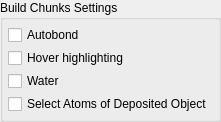
            <widget class="QGroupBox" name="buildmode_groupbox" >
             <property name="title" >
              <string>Build Chunks Settings</string>
             </property>
             <layout class="QVBoxLayout" >
              <property name="margin" >
               <number>5</number>
              </property>
              <property name="spacing" >
               <number>3</number>
              </property>
              <item>
               <widget class="QCheckBox" name="autobond_checkbox" >
                <property name="toolTip" >
                 <string>Build mode's default setting for Autobonding at startup (enabled/disabled)</string>
                </property>
                <property name="text" >
                 <string>Autobond</string>
                </property>
               </widget>
              </item>
              <item>
               <widget class="QCheckBox" name="buildmode_highlighting_checkbox" >
                <property name="toolTip" >
                 <string>Build mode's default setting for Highlighting at startup (enabled/disabled)</string>
                </property>
                <property name="text" >
                 <string>Hover highlighting</string>
                </property>
               </widget>
              </item>
              <item>
               <widget class="QCheckBox" name="water_checkbox" >
                <property name="toolTip" >
                 <string>Build mode's default setting for Water at startup (enabled/disabled)</string>
                </property>
                <property name="text" >
                 <string>Water</string>
                </property>
               </widget>
              </item>
              <item>
               <widget class="QCheckBox" name="buildmode_select_atoms_checkbox" >
                <property name="toolTip" >
                 <string>Automatically select atoms when depositing</string>
                </property>
                <property name="text" >
                 <string>Select Atoms of Deposited Object</string>
                </property>
               </widget>
              </item>
             </layout>
            </widget>
